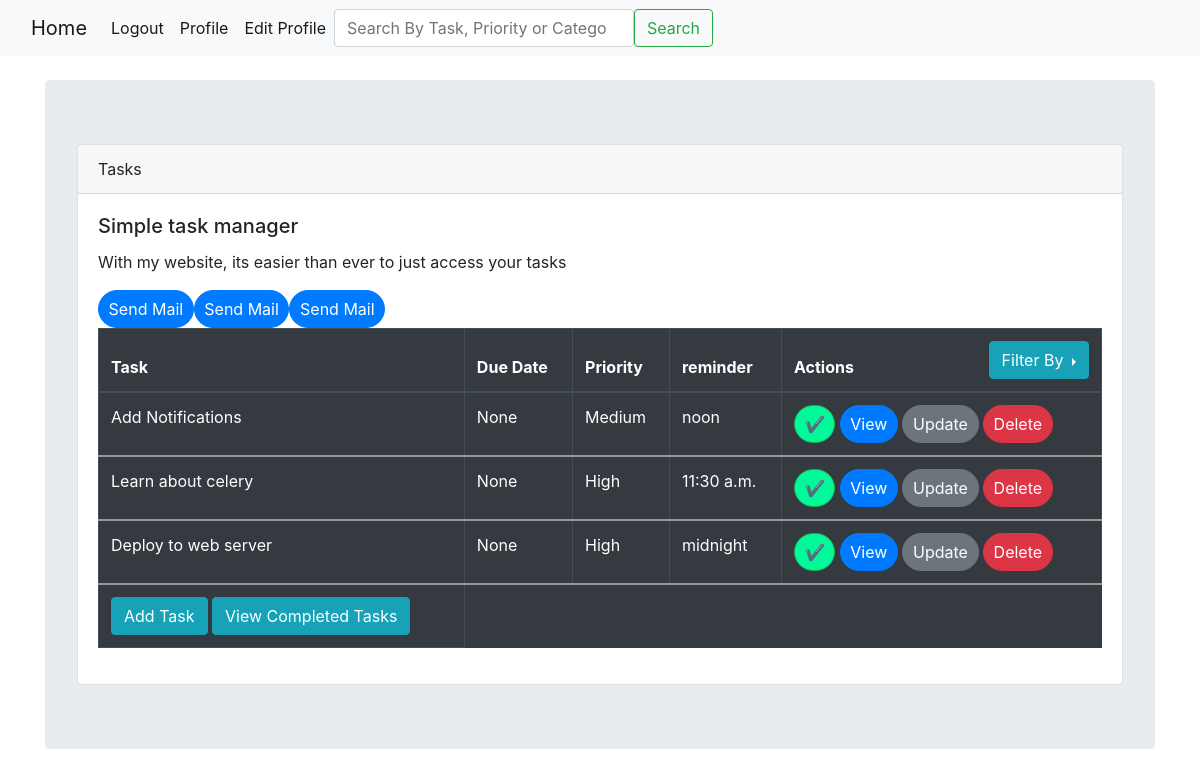
The app's page / (signed in), older data.
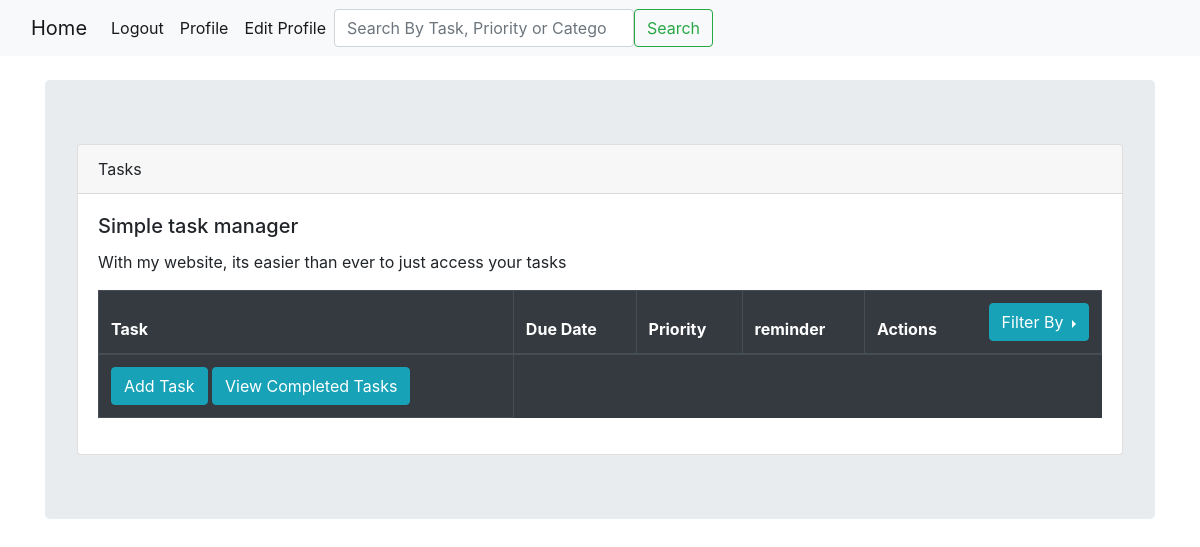
The same page, newer data.
### ToDo_App/models.py (models this page shows, shortened)
class Todo(models.Model):  # default is id in every table!
    priority_choices = [
        ('High', 'High'),
        ('Medium', 'Medium'),
        ('low', 'low'),
    ]
    category_choices = [
        ('Work', 'Work'),
        ('Personal', 'Personal'),
        ('Fitness','Fitness')
    ]
    author = models.ForeignKey(User, on_delete=models.CASCADE, null=True)
    title = models.CharField(max_length=30, null=True)
    description = models.TextField(max_length=255, null=True)
    priority = models.CharField(choices=priority_choices, null=True, max_length=10)
    due_date_day = models.DateField(null=True, blank=True)
    is_completed = models.BooleanField(default=False)
    reminded_time = models.TimeField(null=True, blank=True)
    category = models.CharField(null=True,choices=category_choices, max_length=255)

### ToDo_App/views.py (the view)
# urls.py: path('', HomeView.as_view(), name='HomeView'),
class HomeView(generic.ListView):
    model = Todo
    fields = '__all__'
    template_name = 'Home_View.html'
    def get_context_data(self, **kwargs):
        data = super().get_context_data(**kwargs)
        time = localtime()
        data['time'] = time
        return data

### templates/Home_View.html (shortened to what this page needs)
{% extends 'base.html' %}
{% block content %}
        <div class="card-body">
                    <h5 class="card-title">Simple task manager</h5>
                    <p class="card-text">With my website, its easier than ever to just access your tasks</p>
    {% if user.is_authenticated %}
    <table class="table table-dark table-hover table-bordered ">
  <thead>
    <tr>
      <th scope="col">Task</th>
      <th scope="col">Due Date</th>
      <th scope="col">Priority</th>
        <th scope="col">reminder</th>
            <th scope="col" style="text-align: center;">
                <div style="display: flex; justify-content: space-between; align-items: flex-end;">
                    <div>Actions</div>
                        <div class="btn-group dropright">
                          <button type="button" class="btn btn-info dropdown-toggle" data-toggle="dropdown" aria-haspopup="true" aria-expanded="false">
                            Filter By
                          </button>
                        </div>
                </div>
            </th>
    </tr>
  </thead>
    {% for todo in todo_list %}
        {% if user.id == todo.author.id and todo.is_completed == False %}
  <tbody>
    <tr>
      <td>{{ todo.title }}</td>
      <td>{{ todo.due_date_day }}</td>
    <td>{{ todo.priority }}</td>
        <td>{{ todo.reminded_time }}</td>
        <td>
                 <form method="POST" action="{% url 'mark_completed' todo.pk %}">
                <button type="submit" class="btn btn-success badge-pill" style="background-color: mediumspringgreen">✔</button>
                     <a href="{% url 'Show_To_Do_list' todo.pk %}"><button type="button" class="btn btn-primary badge-pill">View</button></a>
            <a href="{% url 'Change_Task' todo.pk %}"><button type="button" class="btn btn-secondary badge-pill">Update</button></a>
            <a href="{% url 'Delete_Task' todo.pk %}"><button type="button" class="btn btn-danger badge-pill ">Delete</button></a>
            </form>
        </td>
    </tr>
            <a href="{% url 'email_view' %}"><button type="button" class="btn btn-primary badge-pill ">Send Mail</button></a>
        {% endif %}
    {% endfor %}
        </tbody>
        <td><a href="{% url 'Create_Task' %}"><button type="button" class="btn btn-info">Add Task</button></a>
            <a href="{% url 'finished_tasks' %}"><button type="button" class="btn btn-info">View Completed Tasks</button>
</a>
        </td>
    </table>
        </div>
    {% endif %}
{% endblock %}

### templates/base.html (shortened to what this page needs)
<!doctype html>
<html lang="en">
  <head>
    <link rel="stylesheet" href="https://cdn.jsdelivr.net/npm/bootstrap@4.4.1/dist/css/bootstrap.min.css">
  </head>
  <body>
                <nav class="navbar navbar-expand-lg navbar-light bg-light">
          <div class="container-fluid">
            <a class="navbar-brand" href="{% url 'HomeView' %}">Home</a>
            <div class="collapse navbar-collapse" id="navbarSupportedContent">
              <ul class="navbar-nav me-auto mb-2 mb-lg-0">
                <li class="nav-item">
                    {% if user.is_authenticated == False %}
                  <a class="nav-link active" aria-current="page" href="{% url 'login' %}">Login</a>
                    {% else %}
                      <a class="nav-link active" aria-current="page" href="{% url 'logout' %}">Logout</a>
                    {% endif %}
                </li>
              {% if user.profile.id %}
              <a class="nav-link active" aria-current="page" href="{% url 'profile_view' user.profile.id %}">Profile</a>
                  <a class="nav-link active" aria-current="page" href="{% url 'edit_profile' %}">Edit Profile</a>
              {% endif %}
              </ul>
              <form class="d-flex" action="{% url 'search_task' %}">
                    <input class="form-control me-2" type="search" name="search_task" style="width: 300px;" placeholder="Search By Task, Priority or Category" aria-label="Search">
                 <button class="btn btn-outline-success" type="submit">Search</button>
              </form>
            </div>
          </div>
        </nav>
        <br/>
        <div class="container">
                <div class="jumbotron">
                <div class="card">
                  <div class="card-header">
                    Tasks
                  </div>
                      {% block content %}
                      {% endblock %}
                  </div>
                </div>
                </div>
  </body>
</html>

Row changes from the older to the newer data that the page shows:
no longer on this page (row edited): Todo: title "Add Notifications", due_date_day "None", priority "Medium", reminded_time "noon"
removed Todo: title "Learn about celery", due_date_day "None", priority "High", reminded_time "11:30 a.m."
removed Todo: title "Deploy to web server", due_date_day "None", priority "High", reminded_time "midnight"
